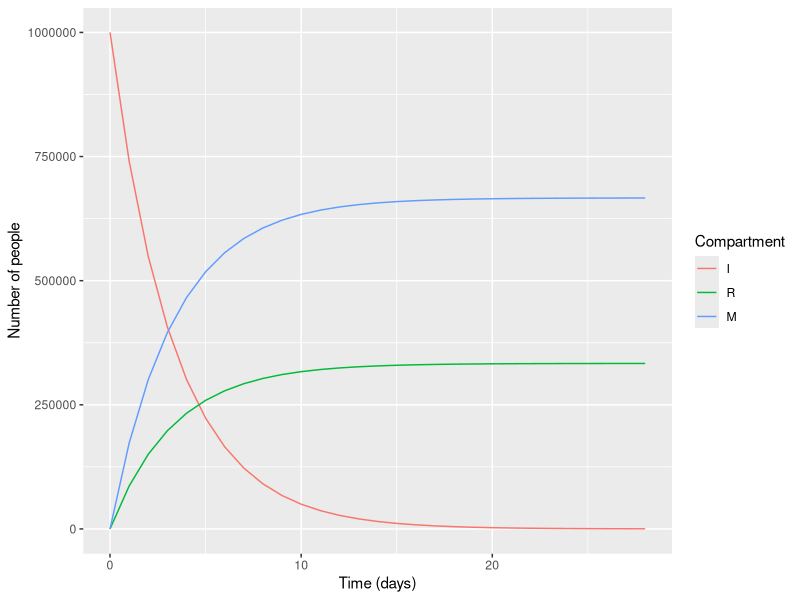

Here is the R script that generated this plot:
cohort_model <- function(time, state, parameters) {  
  
  with(as.list(c(state, parameters)), {  

    
    dI <- -gamma * I - mu * I   
    dR <- gamma * I               
    dM <- mu * I                     
    
    
    
    return(list(c(dI, dR, dM))) 
  })
  
}

initial_state_values <- c(I = 1000000,   
                          R = 0,                   
                          M = 0)                  

parameters <- c(gamma = 0.1,       
                mu = 0.2)                         

times <- seq(from = 0, to = 4*7, by = 1) 



library(deSolve)
library(reshape2)
library(ggplot2)
output <- as.data.frame(ode(y = initial_state_values, 
                            times = times, 
                            func = cohort_model,
                            parms = parameters))

output_long <- melt(as.data.frame(output), id = "time")     

ggplot(data = output_long,   
       aes(x = time, 
           y = value, 
           colour = variable, 
           group = variable)) +       
  geom_line() +                       
  xlab("Time (days)")+                
  ylab("Number of people") +          
  labs(colour = "Compartment")        

output

output[output$time == 28,]

output[29,"M"]/1000000
